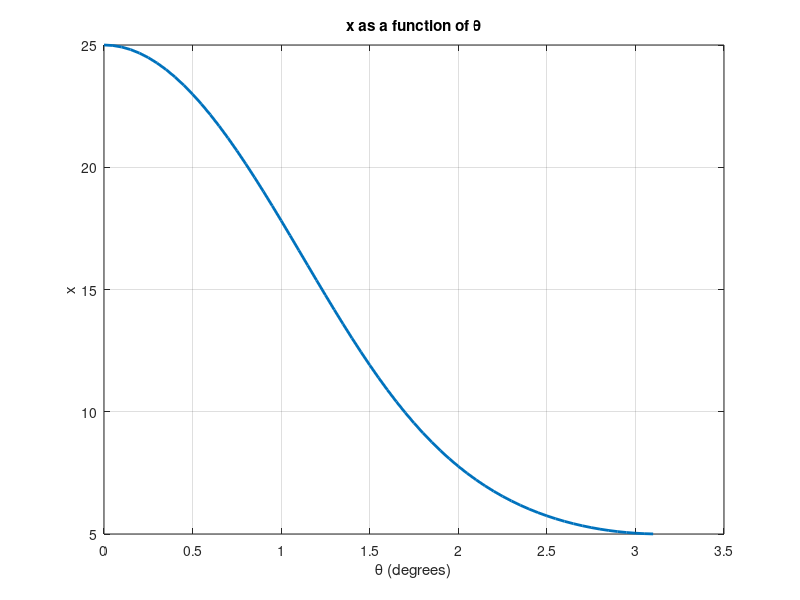

MATLAB code to generate this figure:
% 用于绘制曲柄滑块末端与theta之间的关系
clear all;
OA = 10; % 曲柄长度 mm
AB = 15;% 连杆长度 mm
omega = 10; % 曲柄角速度 rad/s
detaTime = 0.005;% 时间间隔s
t = 0:detaTime:(pi/omega);% 时间 s
n = length(t);% 数据个数
thetas = zeros(1,n);% 曲柄转角
xSlide = zeros(1,n);% 滑块位移 mm
for iterTime = 1:n
    thetas(iterTime) = omega*t(iterTime);
    theta = thetas(iterTime);
    xSlide(iterTime) = OA*cos(theta) + (AB*AB - OA*OA*sin(theta)*sin(theta))^0.5;   
end

plot(thetas, xSlide, 'LineWidth', 2);
xlabel('\theta (degrees)');
ylabel('x');
title('x as a function of \theta');
grid on;

